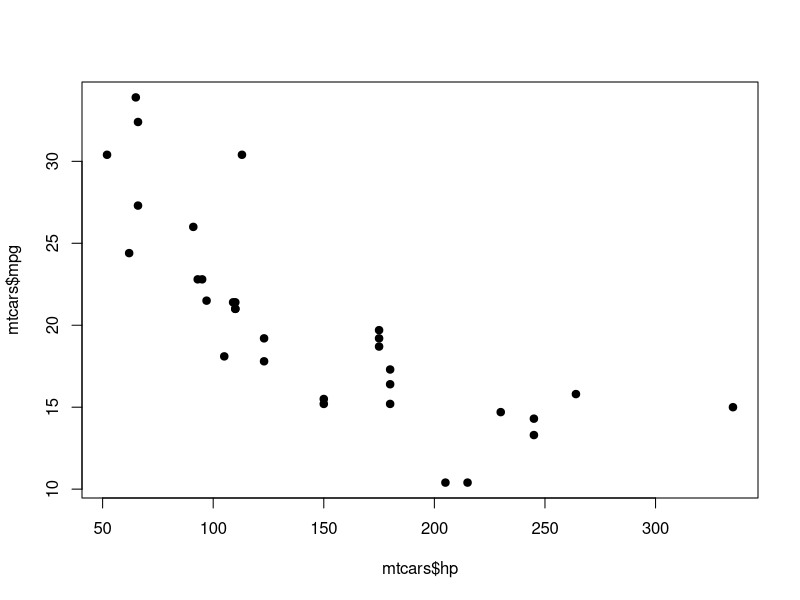

Recreate this plot in R.
## ---- chunk 1
knitr::opts_chunk$set(echo = FALSE)
## ---- chunk 2
plot(mtcars$hp,mtcars$mpg,pch=19)
